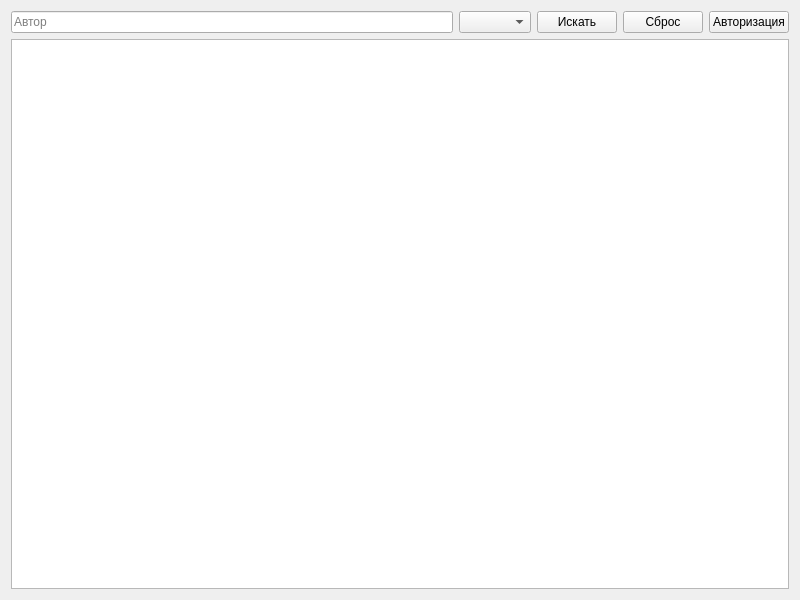
<?xml version="1.0" encoding="UTF-8"?>
<ui version="4.0">
 <class>MainForm</class>
 <widget class="QWidget" name="MainForm">
  <property name="geometry">
   <rect><x>0</x><y>0</y><width>800</width><height>600</height></rect>
  </property>
  <property name="windowTitle">
   <string>Библиотека</string>
  </property>
  <layout class="QVBoxLayout" name="verticalLayout">
   <item>
    <layout class="QHBoxLayout" name="horizontalLayout">
     <item>
      <widget class="QLineEdit" name="author_edit">
       <property name="placeholderText"><string>Автор</string></property>
      </widget>
     </item>
     <item>
      <widget class="QComboBox" name="genre_combo"/>
     </item>
     <item>
      <widget class="QPushButton" name="search_btn">
       <property name="text"><string>Искать</string></property>
      </widget>
     </item>
     <item>
      <widget class="QPushButton" name="reset_btn">
       <property name="text"><string>Сброс</string></property>
      </widget>
     </item>
     <item>
      <widget class="QPushButton" name="auth_btn">
       <property name="text"><string>Авторизация</string></property>
      </widget>
     </item>
    </layout>
   </item>
   <item>
    <widget class="QTableWidget" name="table"/>
   </item>
  </layout>
 </widget>
 <resources/>
 <connections/>
</ui>
